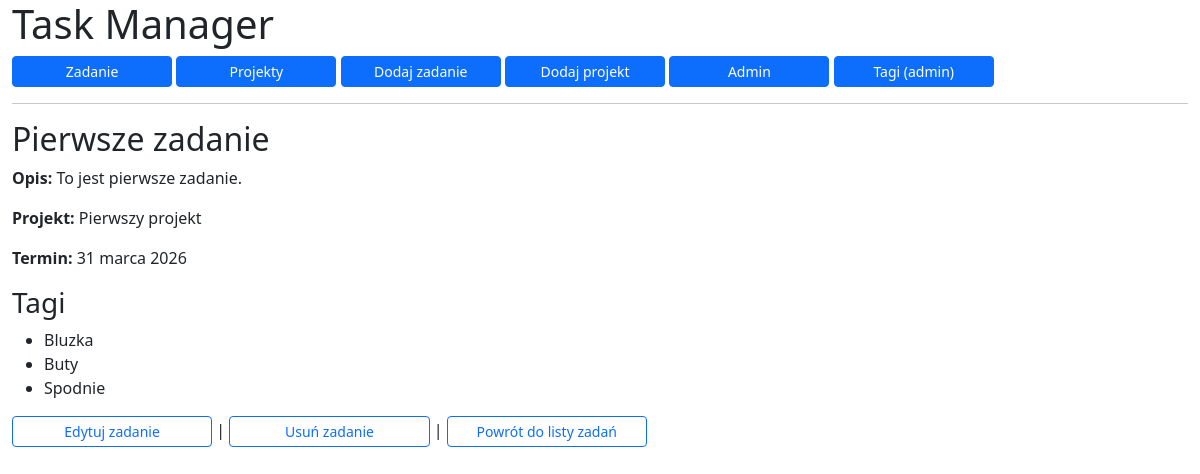
Page /task/1/ on the committed database.
### app/models.py (models this page shows, shortened)
class Task(models.Model):
    class Status(models.TextChoices):
        TODO = "todo", "To do"
        DOING = "doing", "Doing"
        DONE = "done", "Done"
    project = models.ForeignKey(
        Project,
        on_delete=models.CASCADE,
        related_name="app",
    )
    title = models.CharField(max_length=200)
    description = models.TextField(blank=True)
    status = models.CharField(
        max_length=10,
        choices=Status.choices,
        default=Status.TODO,
    )
    due_date = models.DateField(blank=True, null=True)
    created_at = models.DateTimeField(auto_now_add=True)
    tags = models.ManyToManyField(
        Tag,
        blank=True,
        related_name="app",
    )
    class Meta:
        ordering = ["-created_at"]
        verbose_name = "zadania"
        verbose_name_plural = "zadania"

class Project(models.Model):
    name = models.CharField(max_length=150)
    description = models.TextField(blank=True)
    created_at = models.DateTimeField(auto_now_add=True)
    is_active = models.BooleanField(default=True)
    class Meta:
        ordering = ["name"]
        verbose_name = "project"
        verbose_name_plural = "projekty"
    def __str__(self) -> str:
        return self.name

class Tag(models.Model):
    name = models.CharField(max_length=50, unique=True)
    class Meta:
        ordering = ["name"]
        verbose_name = "tag"
        verbose_name_plural = "tag"

### app/views.py (the view)
# urls.py: path("task/<int:pk>/", TaskDetailView.as_view(), name="task_detail"),
class TaskDetailView(DetailView):
    model = Task
    context_object_name = "task"

### app/templates/app/task_detail.html
{% extends "base.html" %}
{% block content %}
<h2>{{ task.title }}</h2>
<p><strong>Opis:</strong> {{ task.description }}</p>
<p><strong>Projekt:</strong> {{ task.project }}</p>
<p><strong>Termin:</strong> {{ task.due_date }}</p>
<h3>Tagi</h3>
    <ul>
        {% for tag in task.tags.all %}
            <li>{{ tag.name }}</li>
        {% empty %}
            <li>Brak tagów</li>
        {% endfor %}
    </ul>
<p>
    <a href="{% url 'task_edit' task.pk %}" class="btn btn-outline-primary btn-sm" style="width: 25ch;">Edytuj zadanie</a>
    |
    <a href="{% url 'task_delete' task.pk %}" class="btn btn-outline-primary btn-sm" style="width: 25ch;">Usuń zadanie</a>
    |
    <a href="{% url 'task_list' %}" class="btn btn-outline-primary btn-sm" style="width: 25ch;">Powrót do listy zadań</a>
</p>
{% endblock %}

### rows in the picture
Task: title "Pierwsze zadanie", description "To jest pierwsze zadanie.", project "Pierwszy projekt", due_date "31 marca 2026"
Tag: name "Bluzka"
Tag: name "Buty"
Tag: name "Spodnie"
